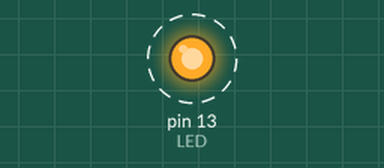
The sketch below on a simulated Arduino Uno, built with avr-gcc and run on an emulated ATmega328P. Shown: output pins drawn as LEDs (lit = HIGH). Dashed ring = blinking. What the sketch prints to the serial monitor is not drawn.

Above: at 0.5 s.
Timing chart, 0 to 4.6 s (numbered marks = the images above):
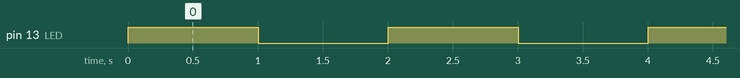

Measured:
- by itself, pin 13 (LED): alternates HIGH for 1.0 s and LOW for 1.0 s

The sketch:

basic_blocking.ino
```cpp
const int LED = LED_BUILTIN;

void setup() {
    pinMode(LED, OUTPUT);
    Serial.begin(9600);
}

void loop() {

    // Task A: blink the LED
    digitalWrite(LED, HIGH);
    delay(1000);

    digitalWrite(LED, LOW);
    delay(1000);

    // Task B: heartbeat
    Serial.println("Heartbeat");
}
```
